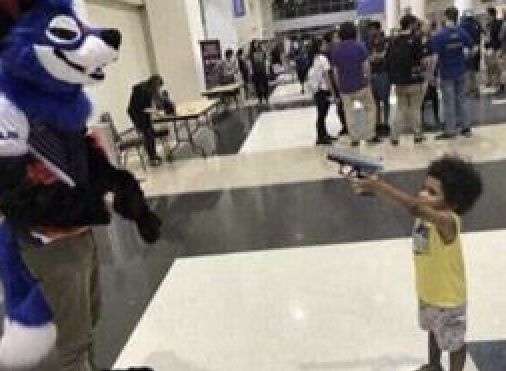
#> input picture other/img/IMG_2161.jpg, 506 x 371 px, given in place of 1696007850854.jpg, which was not available
$ python transformations.py
#> lines starting #> are read from the running program, lines starting #| are printed output that depends on the picture; pictures that were not available may be replaced by others from this repository, and a replacement may not be noted
#> further down, img is the input picture: shape (371, 506, 3); mean B, G, R 118.3, 124.2, 129.8
### rescale.py
import cv2 as cv


# rescale function
def rescaleFrame(frame, scale=.5):
#> called with scale = 0.1
  width = int(frame.shape[1] * scale)
#> width = 50
  height = int(frame.shape[0] * scale)
#> height = 37

  dimensions = (width, height)
#> dimensions = (50, 37)

  return cv.resize(frame, dimensions, interpolation=cv.INTER_AREA)
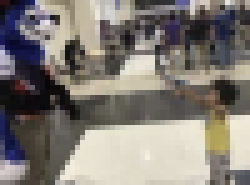
#> returned value: shape (37, 50, 3) (shown 5 times larger); mean of channels 0, 1, 2 118.3, 124.2, 129.8; drawn as B, G, R

# change resolution of live video
def changeRes(width, height):
  capture.set(3, width)
  capture.set(4, height)


# [24 lines of commented-out code are left out]

### other/transformations.py
import cv2 as cv
import numpy as np
import rescale as rs

img = cv.imread('./img/1696007850854.jpg')
img = rs.rescaleFrame(img, .1)

cv.imshow('img', img)

# translate function
def translate(img, x, y):
#> called with x = 100, y = 50
  transMatrix = np.float32([[1, 0, x], [0, 1, y]])
  dimensions = (img.shape[1], img.shape[0])
#> dimensions = (50, 37)
  return cv.warpAffine(img, transMatrix, dimensions)
#> returned value: shape (37, 50, 3); every value is 0

# rotate function
def rotate(img, angle, rotPoint=None):
#> called with angle = 45
  (height, width) = img.shape[:2]
#> height = 37; width = 50

  if rotPoint is None:
    rotPoint = (width // 2, height // 2)
#> rotPoint = (25, 18)

  rotMat = cv.getRotationMatrix2D(rotPoint, angle, 1.0)
  dimensions = (width, height)
#> dimensions = (50, 37)

  return cv.warpAffine(img, rotMat, dimensions)

translated = translate(img, 100, 50)
cv.imshow('translated', translated)

rotated = rotate(translated, 45)
cv.imshow('rotated', rotated)

resized = cv.resize(img, (500, 1000), interpolation=cv.INTER_CUBIC)
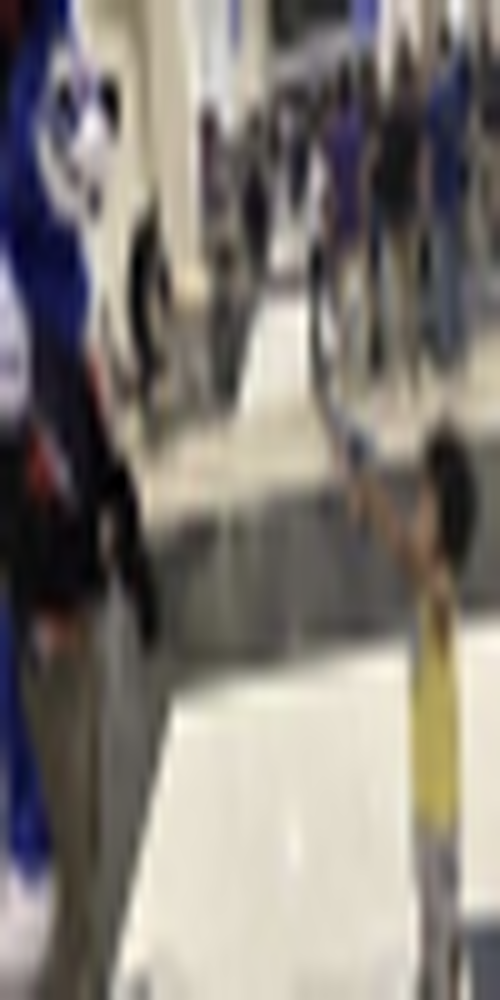
#> resized: shape (1000, 500, 3); mean B, G, R 118.3, 124.2, 129.9
cv.imshow('resized', resized)

flipped = cv.flip(img, -1) # 1 and 0 for vertical, horizontal, -1 both
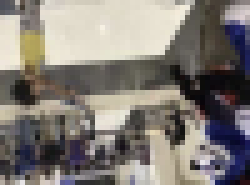
#> flipped: shape (37, 50, 3) (shown 5 times larger); mean B, G, R 118.3, 124.2, 129.8
cv.imshow('flipped', flipped)


cv.waitKey(0)

$ run again, on other/img/received_534681314799167.jpg
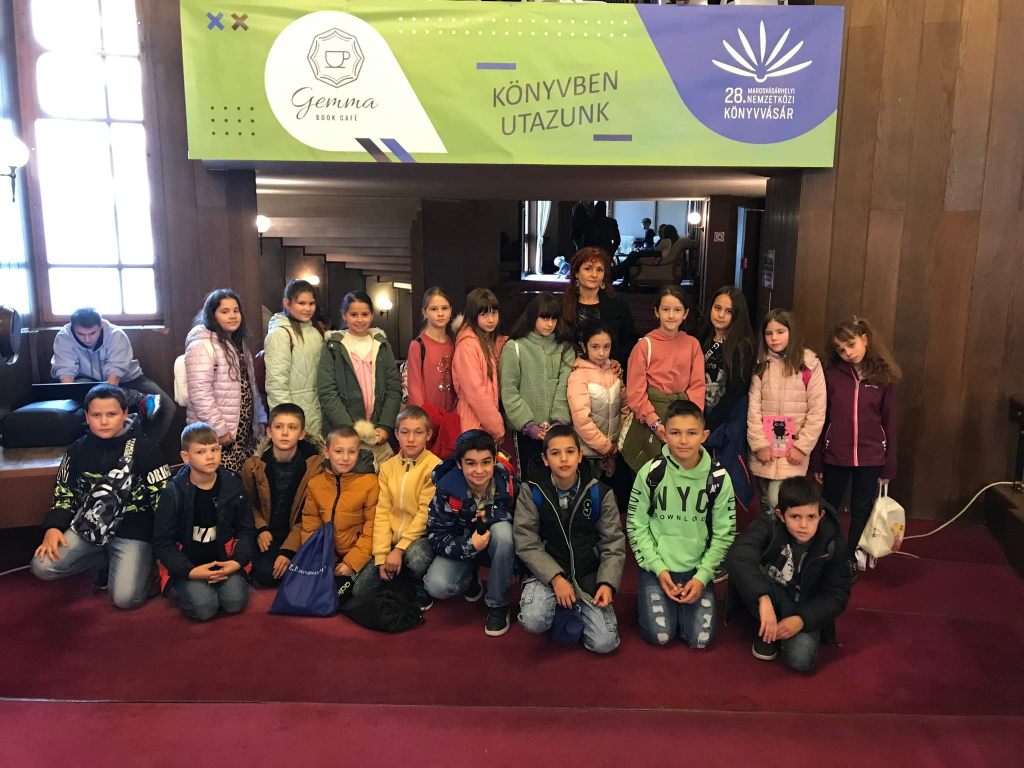
#> input picture other/img/received_534681314799167.jpg, 2048 x 1536 px, given in place of 1696007850854.jpg, which was not available (shown at 1/2 size)
#> img is the input picture: shape (1536, 2048, 3); mean B, G, R 80.1, 90.4, 113.9
#> `resized = cv.resize(img, (500, 1000), interpolation=cv.INTER_CUBIC)`:
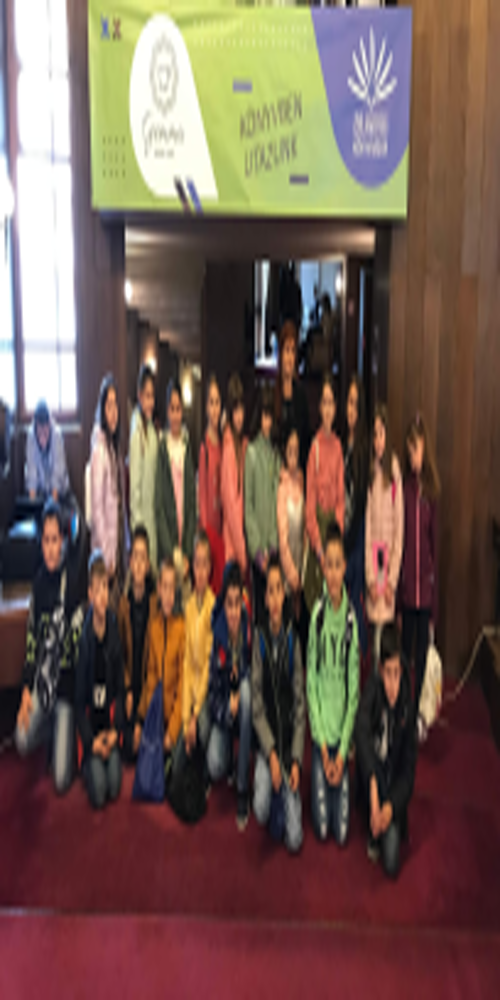
#> resized: shape (1000, 500, 3); mean B, G, R 80.1, 90.4, 113.8
#> `flipped = cv.flip(img, -1)`:
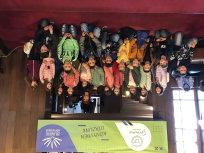
#> flipped: shape (153, 204, 3); mean B, G, R 80.1, 90.4, 113.9
